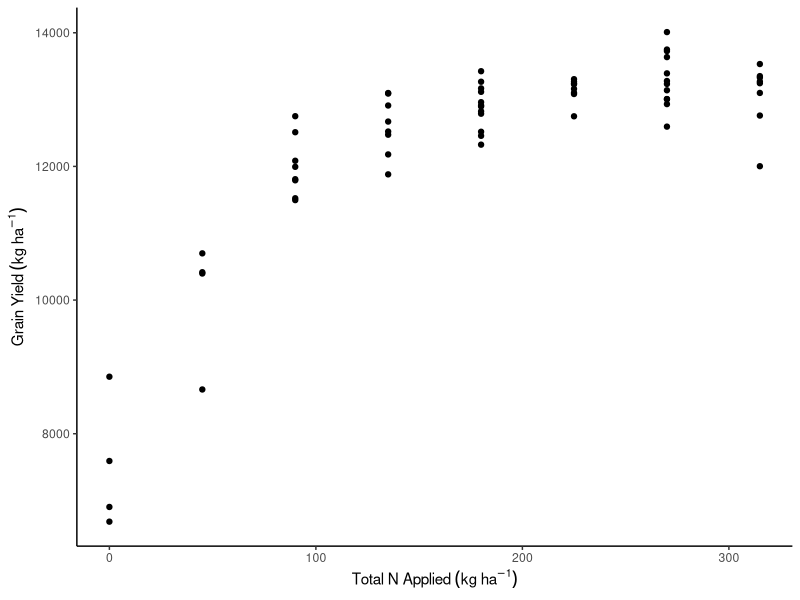
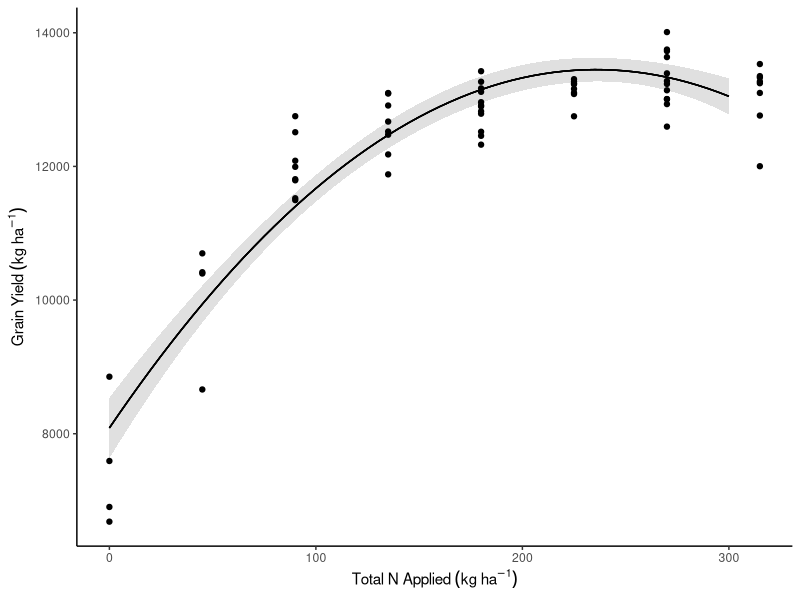

The R source for these figures, in order:
## ---- chunk 1
library(tidyverse)
## ---- chunk 2
dd_yield <- readxl::read_xlsx("data/8.Yield_Plant_Measurements.xlsx", sheet = 2) %>%
  filter(Year == 2014, 
         State == "IA", 
         Site == "Ames") %>% 
  mutate(across(VT_TissN:R4N, ~ as.numeric(.)))
dd_soil <- readxl::read_xlsx("data/1.Site_Characterization.xlsx", sheet = 2) %>% 
  filter(Year == 2014, 
         State == "IA", 
         Site == "Ames", 
         Horizon == "Ap") %>% 
  mutate(Block = as.numeric(Block), 
         across(Clay:WC, ~as.numeric(.)))
dd_N <- readxl::read_xlsx("data/4.SoilN.xlsx", sheet = 2) %>% 
  filter(Year == 2014, 
         State == "IA", 
         Site == "Ames", 
         Plot_ID %in% dd_yield$Plot_ID, 
         Sam_Time == "Post") %>% 
  mutate(across(c(Plot_ID, N_Trt, Plant_N, Side_N, Plant_N_SI, Side_N_SI), ~as.numeric(.)))
## ---- chunk 3
dd_complete <- dd_yield %>% 
  left_join(dd_soil) %>% 
  left_join(dd_N)

dd_complete <- dd_complete %>% 
  mutate(gyield_14 = GYdry/.94, 
         N_total = Plant_N_SI + Side_N_SI)
## ---- chunk 4
dd_complete %>% 
  ggplot(aes(N_total, gyield_14))+
  geom_point()+
  theme_classic()+
  labs(x = expression(Total~N~Applied~(kg~ha^{-1})),
       y = expression(Grain~Yield~(kg~ha^{-1})))
## ---- chunk 5
m0 <- lm(gyield_14 ~ N_total, data = dd_complete)
m1 <- lm(gyield_14 ~ N_total + I(N_total^2), data = dd_complete)
m2 <- lm(gyield_14 ~ N_total + I(N_total^2) + Block , data = dd_complete)
m3 <- lm(gyield_14 ~ N_total + I(N_total^2) + Block + PMPM, data = dd_complete)
m4 <- lm(gyield_14 ~ N_total + I(N_total^2) + Block + PMPM + Clay, data = dd_complete)   
m5 <- lm(gyield_14 ~ N_total + I(N_total^2) + Block + PMPM + Clay + Sand, data = dd_complete)
m6 <- lm(gyield_14 ~ N_total + I(N_total^2) + Block + PMPM + Clay + Sand + Silt, data = dd_complete)
## ---- chunk 6
summary(m1)
## ---- chunk 7
m_full <- lm(gyield_14 ~ N_total + I(N_total^2), data = dd_complete)
m_red <- lm(gyield_14 ~ 1, data = dd_complete)

SSE_full <- sum(m_full$residuals^2)
SSE_red <- sum(m_red$residuals^2)

df_full <- m_full$df.residual
df_red <- m_red$df.residual

n <- nrow(dd_complete)
p <- length(coef(m_full))-length(coef(m_red))

F_star <- ((SSE_red-SSE_full)/p) / (SSE_full/(n-p-1))
(p_value <- df(F_star, df1 = 1, df2 = df_full))

summary(m_full)
## ---- chunk 8
R2 <- 1 - SSE_full/SSE_red #R2
p <- length(m_full)
R2_adj <- R2 - (1-R2)*((p-1)/(n-p)) #R2_adj
R2
R2_adj
## ---- chunk 9
metrics <- data.frame(model = c("N_total", 
                                "N_total + I(N_total^2)",
                                "N_total + I(N_total^2) + Block",
                                "N_total + I(N_total^2) + Block + PMPM", 
                                "N_total + I(N_total^2) + Block + PMPM + Clay", 
                                "N_total + I(N_total^2) + Block + PMPM + Clay + Sand", 
                                "N_total + I(N_total^2) + Block + PMPM + Clay + Sand + Silt"),
                      R2 = c(summary(m0)$r.squared, summary(m1)$r.squared, summary(m2)$r.squared, 
                             summary(m3)$r.squared, summary(m4)$r.squared, summary(m5)$r.squared, summary(m6)$r.squared),
                      R2_adj = c(summary(m0)$adj.r.squared, summary(m1)$adj.r.squared, summary(m2)$adj.r.squared,
                                 summary(m3)$adj.r.squared, summary(m4)$adj.r.squared, summary(m5)$adj.r.squared,
                                 summary(m6)$adj.r.squared),
                      AIC = AIC(m0, m1, m2, m3, m4, m5, m6)$AIC,
                      BIC = BIC(m0, m1, m2, m3, m4, m5, m6)$BIC) %>% 
  mutate(across(R2:BIC, ~round(., 3)))

knitr::kable(metrics, format = "html")
## ---- chunk 10
data_plot <- expand.grid(N_total = seq(0, 300, by = 5), 
                         Block = 1:4)
data_plot <- data_plot %>% bind_cols(predict(m1, newdata = data_plot, interval = "confidence"))
## ---- chunk 11
dd_complete %>% 
  ggplot(aes(N_total, gyield_14))+
  theme_classic()+
  geom_ribbon(aes(y = fit, ymin = lwr, ymax = upr), data = data_plot, alpha = .15)+
  geom_line(aes(y = fit, group = Block), data = data_plot)+
  geom_point()+
  labs(x = expression(Total~N~Applied~(kg~ha^{-1})),
       y = expression(Grain~Yield~(kg~ha^{-1})))
